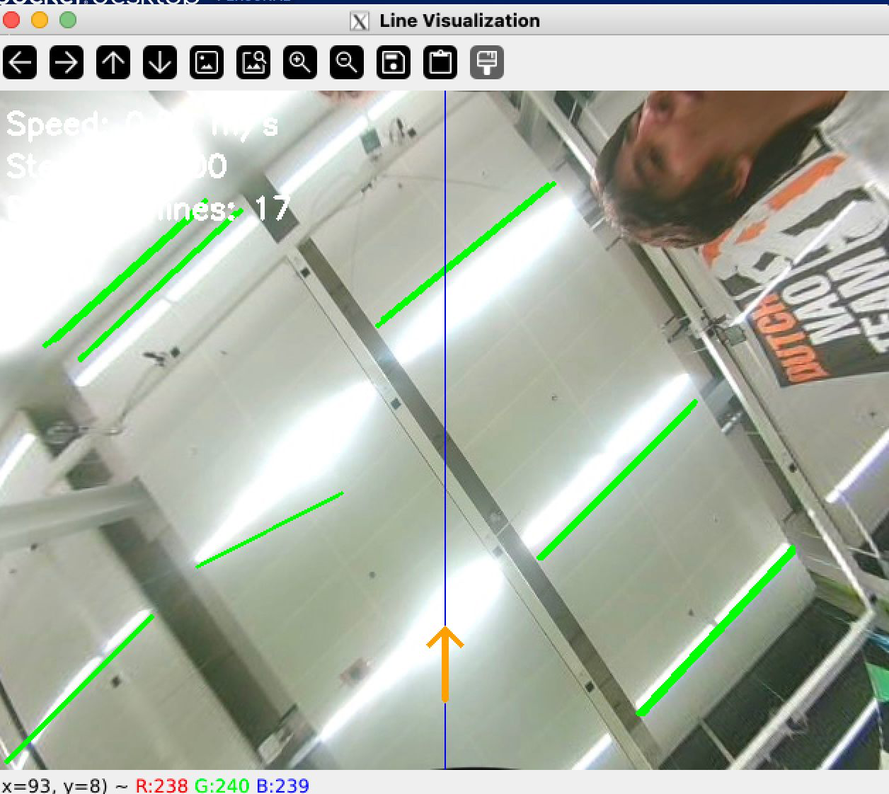
#> input picture data/ceiling.png, 889 x 794 px, shrunk from 1256 x 1122 before the run
$ jupyter execute --allow-errors tesing.ipynb
#> lines starting #> are read from the running program, lines starting #| are printed output that depends on the picture; after the words box and inside, x2 and y2 are one past the last pixel; in counts of white or black regions, pixels touching at a corner belong together
#> further down, image is the input picture: shape (794, 889, 3); mean B, G, R 167.5, 180.2, 173.8
#| Image loaded: (794, 889, 3)
# Bright Ceiling Line Detector
## Detecting lines from ceiling lights with intense bright centers

The challenge: Ceiling lights create bright lines, but the center is so intense it appears as a 'womb' (blob).
Solution: Use the bright center as a feature, not a bug!

[cell 1]
import cv2
import matplotlib.pyplot as plt
import numpy as np
from scipy import ndimage

[cell 2]
def detect_bright_ceiling_lines(image, visualize=True):
    """
    Detect bright ceiling lines using the intense center as a guide.

    Strategy:
    1. Find super-bright regions (the 'womb' centers)
    2. Find moderately bright regions (the line extensions)
    3. Use skeleton/medial axis to find the line through the bright blob
    4. Extend the line using the surrounding bright regions
    """
#> called with visualize = True
    # Convert to grayscale if needed
    if len(image.shape) == 3:
        gray = cv2.cvtColor(image, cv2.COLOR_BGR2GRAY)
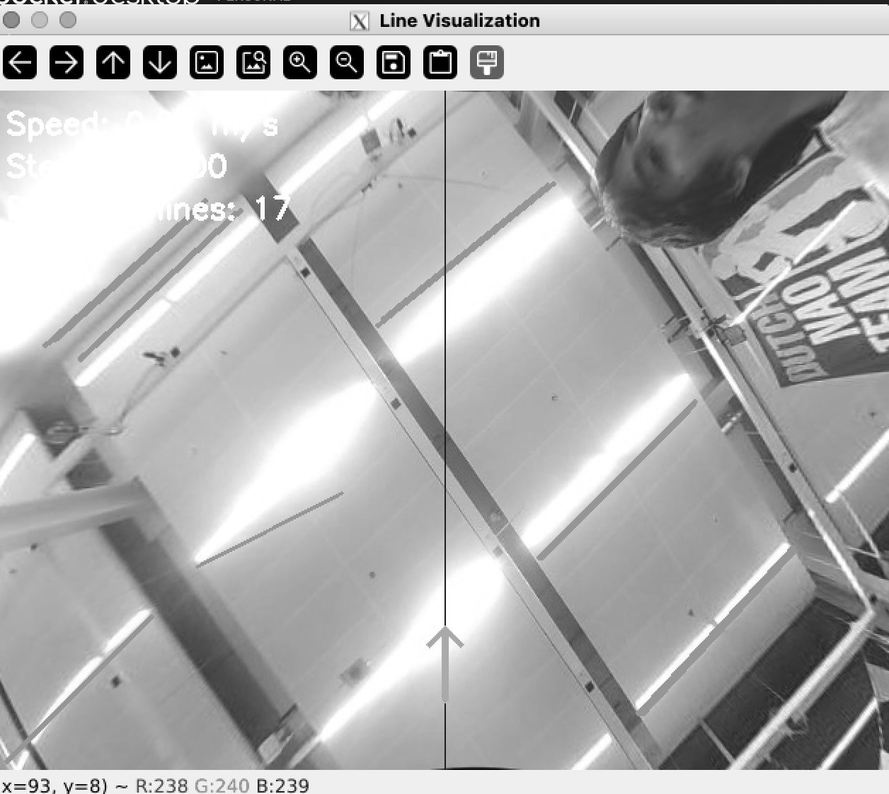
#> gray: shape (794, 889); min 0, max 255, mean 176.9
    else:
        gray = image.copy()

    # Apply slight blur to reduce noise
    blurred = cv2.GaussianBlur(gray, (5, 5), 1.0)

    # Step 1: Find SUPER bright regions (the intense centers)
    # These are the 'wombs' - use a very high threshold
    super_bright_threshold = np.percentile(blurred, 99.5)  # Top 0.5% brightest
#> super_bright_threshold = 255
    super_bright_mask = (blurred >= super_bright_threshold).astype(np.uint8) * 255
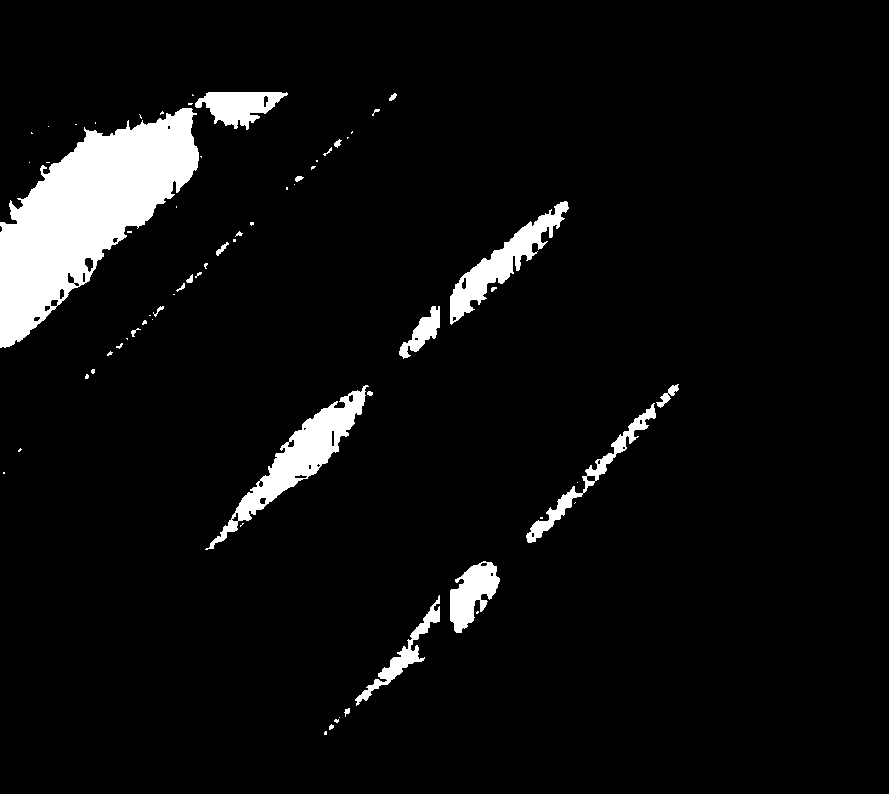
#> super_bright_mask: shape (794, 889); 5.7% white; 66 white regions (42 under 20 px), largest, box (x1, y1, x2, y2) and area: (0, 108, 199, 348) 22613, (205, 385, 369, 550) 5269, (450, 201, 569, 325) 3553

    # Step 2: Find moderately bright regions (the line extensions)
    # Use adaptive threshold based on image statistics
    bright_threshold = np.mean(blurred) + 2.0 * np.std(blurred)
#> bright_threshold = 283.7
    bright_mask = (blurred >= bright_threshold).astype(np.uint8) * 255
#> bright_mask: shape (794, 889); every value is 0

    # Step 3: Clean up the bright mask
    kernel = cv2.getStructuringElement(cv2.MORPH_ELLIPSE, (5, 5))
    bright_mask = cv2.morphologyEx(bright_mask, cv2.MORPH_CLOSE, kernel)
    bright_mask = cv2.morphologyEx(bright_mask, cv2.MORPH_OPEN, kernel)

    # Step 4: Find skeleton of bright regions to get centerlines
    # This helps us find the line through the 'womb'
    skeleton = cv2.ximgproc.thinning(bright_mask)

    # Step 5: Detect lines using Hough Transform on the skeleton
    lines = cv2.HoughLinesP(
        skeleton,
        rho=1,
        theta=np.pi/180,
        threshold=30,
        minLineLength=40,
        maxLineGap=30  # Allow larger gaps to bridge through the bright center
    )
#> lines = None

    # Step 6: Filter lines that pass through or near super-bright regions
    # These are the lines we want!
    valid_lines = []
    if lines is not None:
        for line in lines:
            x1, y1, x2, y2 = line[0]

            # Check if line passes through super-bright region
            # Sample points along the line
            num_samples = 20
            line_points = []
            for t in np.linspace(0, 1, num_samples):
                x = int(x1 + t * (x2 - x1))
                y = int(y1 + t * (y2 - y1))
                if 0 <= y < super_bright_mask.shape[0] and 0 <= x < super_bright_mask.shape[1]:
                    line_points.append(super_bright_mask[y, x])

            # If any point along the line is super-bright, keep it
            if line_points and max(line_points) > 0:
                # Calculate line length and angle
                length = np.sqrt((x2 - x1)**2 + (y2 - y1)**2)
                angle = np.abs(np.arctan2(y2 - y1, x2 - x1) * 180 / np.pi)

                valid_lines.append({
                    'coords': (x1, y1, x2, y2),
                    'length': length,
                    'angle': angle
                })

    # Visualization
    if visualize:
        fig, axes = plt.subplots(2, 3, figsize=(18, 12))

        # Original image
        axes[0, 0].imshow(cv2.cvtColor(image, cv2.COLOR_BGR2RGB) if len(image.shape) == 3 else image, cmap='gray')
        axes[0, 0].set_title('Original Image')
        axes[0, 0].axis('off')

        # Super bright mask (the 'wombs')
        axes[0, 1].imshow(super_bright_mask, cmap='hot')
        axes[0, 1].set_title(f'Super Bright Centers (>{super_bright_threshold:.0f})')
        axes[0, 1].axis('off')

        # Bright mask (the lines)
        axes[0, 2].imshow(bright_mask, cmap='hot')
        axes[0, 2].set_title(f'Bright Regions (>{bright_threshold:.0f})')
        axes[0, 2].axis('off')

        # Skeleton
        axes[1, 0].imshow(skeleton, cmap='gray')
        axes[1, 0].set_title('Skeleton (Centerlines)')
        axes[1, 0].axis('off')

        # All detected lines
        result_all = image.copy()
        if lines is not None:
            for line in lines:
                x1, y1, x2, y2 = line[0]
                cv2.line(result_all, (x1, y1), (x2, y2), (0, 255, 0), 2)
        axes[1, 1].imshow(cv2.cvtColor(result_all, cv2.COLOR_BGR2RGB) if len(image.shape) == 3 else result_all)
        axes[1, 1].set_title(f'All Lines ({len(lines) if lines is not None else 0})')
        axes[1, 1].axis('off')

        # Valid lines (passing through bright centers)
        result_valid = image.copy()
        for line_info in valid_lines:
            x1, y1, x2, y2 = line_info['coords']
            cv2.line(result_valid, (x1, y1), (x2, y2), (0, 0, 255), 3)
            # Draw angle and length
            mid_x, mid_y = (x1 + x2) // 2, (y1 + y2) // 2
            cv2.putText(result_valid, f"{line_info['angle']:.0f}deg",
                       (mid_x, mid_y), cv2.FONT_HERSHEY_SIMPLEX, 0.5, (255, 255, 0), 1)
        axes[1, 2].imshow(cv2.cvtColor(result_valid, cv2.COLOR_BGR2RGB) if len(image.shape) == 3 else result_valid)
        axes[1, 2].set_title(f'Valid Ceiling Lines ({len(valid_lines)})')
        axes[1, 2].axis('off')

        plt.tight_layout()
        plt.show()
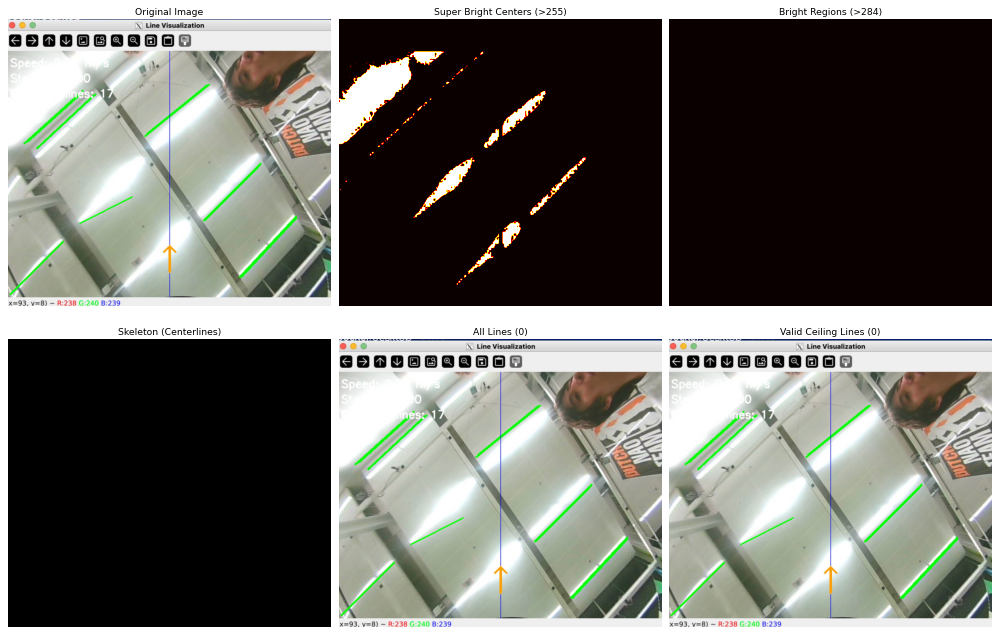
#> figure drawn by matplotlib, 6 panels

    return valid_lines, bright_mask, super_bright_mask, skeleton

[cell 3]
# Load the ceiling image
image = cv2.imread('data/ceiling.png')

if image is None:
    print("Error: Could not load image from data/ceiling.png")
else:
    print(f"Image loaded: {image.shape}")

    # Run the detector
    valid_lines, bright_mask, super_bright_mask, skeleton = detect_bright_ceiling_lines(image, visualize=True)
#> valid_lines = []

    print(f"\nDetected {len(valid_lines)} valid ceiling lines")
#| Detected 0 valid ceiling lines
    for i, line_info in enumerate(valid_lines):
        print(f"Line {i+1}: Length={line_info['length']:.1f}px, Angle={line_info['angle']:.1f}°")
#> this loop made 0 passes

## Alternative Approach: Distance Transform Method

This method uses distance transform to find the ridge/centerline through bright blobs.

[cell 4]
def detect_lines_distance_transform(image, visualize=True):
    """
    Alternative method using distance transform to find centerlines.
    Works well when the bright 'womb' is elongated.
    """
#> called with visualize = True
    # Convert to grayscale
    if len(image.shape) == 3:
        gray = cv2.cvtColor(image, cv2.COLOR_BGR2GRAY)
    else:
        gray = image.copy()

    # Blur
    blurred = cv2.GaussianBlur(gray, (5, 5), 1.0)

    # Threshold for bright regions
    threshold = np.mean(blurred) + 1.5 * np.std(blurred)
#> threshold = 257
    _, bright_mask = cv2.threshold(blurred, threshold, 255, cv2.THRESH_BINARY)

    # Clean up
    kernel = cv2.getStructuringElement(cv2.MORPH_ELLIPSE, (7, 7))
    bright_mask = cv2.morphologyEx(bright_mask, cv2.MORPH_CLOSE, kernel)

    # Distance transform
    dist_transform = cv2.distanceTransform(bright_mask, cv2.DIST_L2, 5)
#> dist_transform: shape (794, 889) float32; every value is 0

    # Find ridge lines (local maxima in distance transform)
    # These represent the centerlines through the bright regions
    ridge_threshold = np.percentile(dist_transform[dist_transform > 0], 70)
    ridge_mask = (dist_transform >= ridge_threshold).astype(np.uint8) * 255

    # Thin to get skeleton
    skeleton = cv2.ximgproc.thinning(ridge_mask)

    # Detect lines
    lines = cv2.HoughLinesP(
        skeleton,
        rho=1,
        theta=np.pi/180,
        threshold=20,
        minLineLength=30,
        maxLineGap=25
    )

    if visualize:
        fig, axes = plt.subplots(2, 3, figsize=(18, 12))

        axes[0, 0].imshow(cv2.cvtColor(image, cv2.COLOR_BGR2RGB) if len(image.shape) == 3 else image, cmap='gray')
        axes[0, 0].set_title('Original')
        axes[0, 0].axis('off')

        axes[0, 1].imshow(bright_mask, cmap='hot')
        axes[0, 1].set_title('Bright Mask')
        axes[0, 1].axis('off')

        axes[0, 2].imshow(dist_transform, cmap='jet')
        axes[0, 2].set_title('Distance Transform')
        axes[0, 2].axis('off')

        axes[1, 0].imshow(ridge_mask, cmap='gray')
        axes[1, 0].set_title('Ridge Lines')
        axes[1, 0].axis('off')

        axes[1, 1].imshow(skeleton, cmap='gray')
        axes[1, 1].set_title('Skeleton')
        axes[1, 1].axis('off')

        result = image.copy()
        if lines is not None:
            for line in lines:
                x1, y1, x2, y2 = line[0]
                cv2.line(result, (x1, y1), (x2, y2), (0, 0, 255), 3)
        axes[1, 2].imshow(cv2.cvtColor(result, cv2.COLOR_BGR2RGB) if len(image.shape) == 3 else result)
        axes[1, 2].set_title(f'Detected Lines ({len(lines) if lines is not None else 0})')
        axes[1, 2].axis('off')

        plt.tight_layout()
        plt.show()

    return lines
